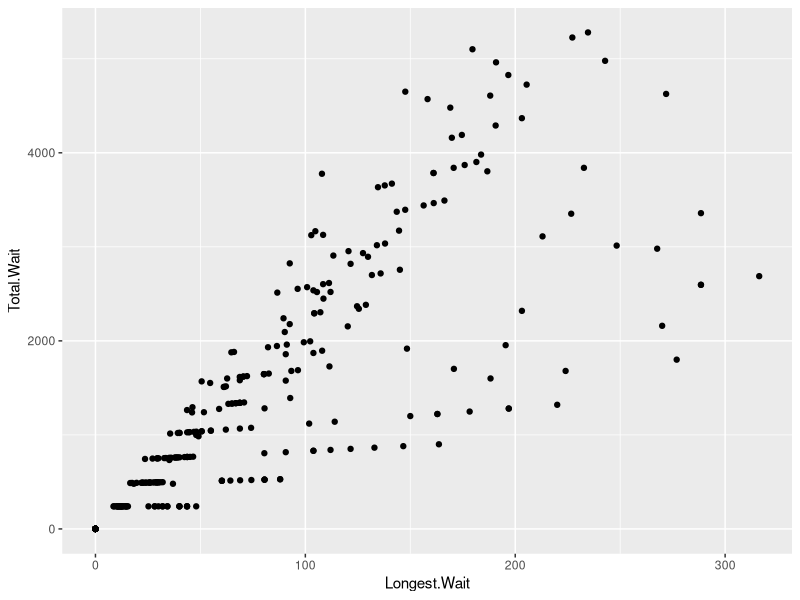
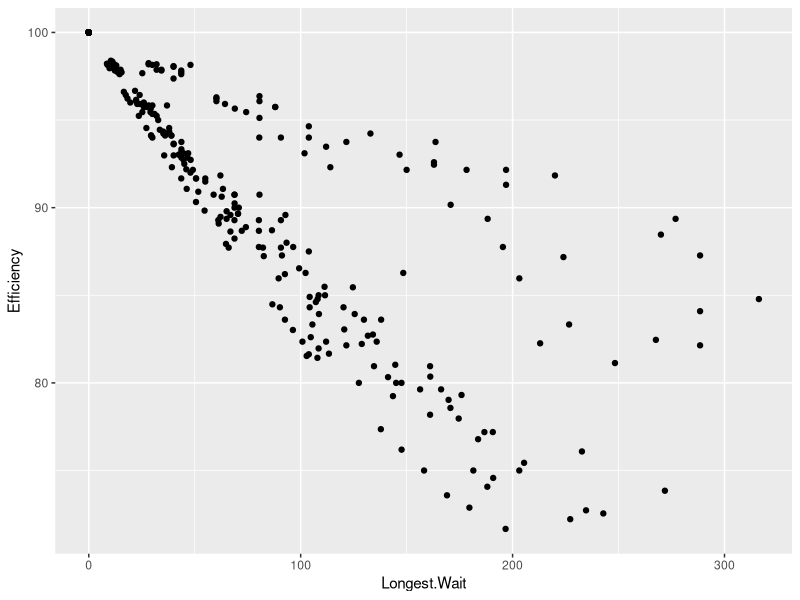

Reproduce these figures in R, in order. (Note: this script raises an error after producing the figures.)
df.0 <- read.csv("Data/Original Model.csv")
df.1 <- read.csv("Data/Send Home.csv")
library(ggplot2)
ggplot(df.0, aes(x=Longest.Wait, y=Total.Wait)) + geom_point()
ggplot(df.0, aes(x=Longest.Wait, y=Efficiency)) + geom_point()
ggplot(df.0, aes(x=Total.Wait, y=Efficiency)) + geom_point() + stat_smooth(se = FALSE, method = 'loess', formula = y~x) + + labs(x = "Longest Wait", y = "Total Wait") + theme(legend.position = "none", text = element_text(size=20))
ggplot(df.1, aes(x=Longest.Wait, y=Total.Wait)) + geom_point() + labs(x = "Longest Wait", y = "Total Wait") + theme(legend.position = "none", text = element_text(size=20))
ggplot(df.1, aes(x=Longest.Wait, y=Efficiency)) + geom_point() + labs(x = "Longest Wait") + theme(legend.position = "none", text = element_text(size=20))
ggplot(df.1, aes(x=Total.Wait, y=Efficiency)) + geom_point() + labs(x = "Total Wait") + theme(legend.position = "none", text = element_text(size=20))

